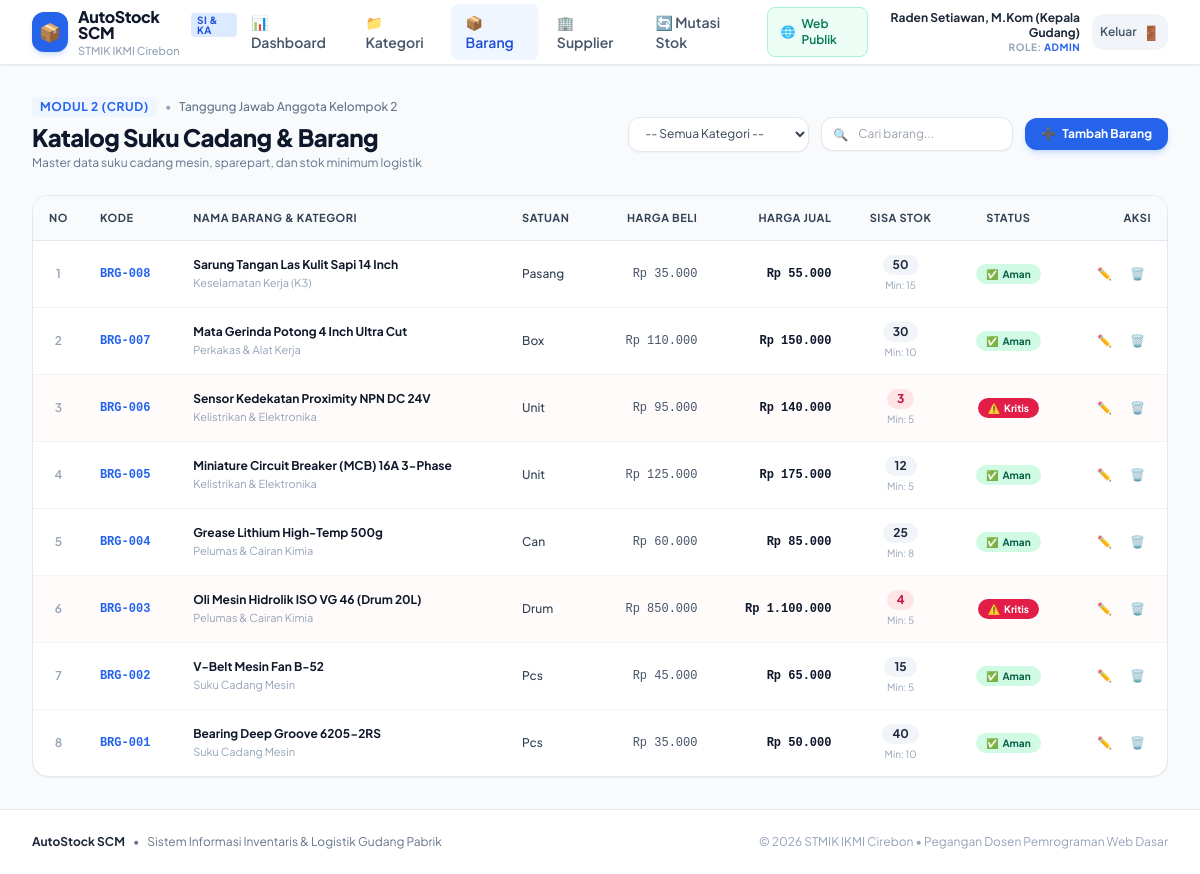
Page /modul/barang/index.php (signed in) on the committed database.
### tables this page shows
CREATE TABLE `barang` (
  `id` INT AUTO_INCREMENT PRIMARY KEY,
  `kode_barang` VARCHAR(20) NOT NULL UNIQUE,
  `kategori_id` INT NOT NULL,
  `nama_barang` VARCHAR(100) NOT NULL,
  `satuan` VARCHAR(30) NOT NULL,
  `harga_beli` DECIMAL(12,2) NOT NULL DEFAULT 0.00,
  `harga_jual` DECIMAL(12,2) NOT NULL DEFAULT 0.00,
  `stok` INT NOT NULL DEFAULT 0,
  `stok_min` INT NOT NULL DEFAULT 5,
  `created_at` TIMESTAMP DEFAULT CURRENT_TIMESTAMP,
  FOREIGN KEY (`kategori_id`) REFERENCES `kategori`(`id`) ON DELETE RESTRICT
);

CREATE TABLE `kategori` (
  `id` INT AUTO_INCREMENT PRIMARY KEY,
  `kode_kategori` VARCHAR(20) NOT NULL UNIQUE,
  `nama_kategori` VARCHAR(100) NOT NULL,
  `keterangan` VARCHAR(255) NULL,
  `created_at` TIMESTAMP DEFAULT CURRENT_TIMESTAMP
);

### modul/barang/index.php (the view, shortened to what this page needs)
<?php
require_once __DIR__ . '/../../layout/header.php';
$db = getDB();
$query = "SELECT b.*, k.nama_kategori
          FROM barang b
          JOIN kategori k ON b.kategori_id = k.id ";
$params = [];
$query .= " ORDER BY b.id DESC";
$stmt = $db->prepare($query);
$stmt->execute($params);
$barangList = $stmt->fetchAll();
?>
<div class="flex flex-col sm:flex-row items-start sm:items-center justify-between gap-4 mb-6">
  <div>
    <div class="flex items-center gap-2">
      <span class="text-xs font-bold uppercase tracking-wider text-blue-600 bg-blue-50 px-2 py-0.5 rounded">Modul 2 (CRUD)</span>
      <span class="text-xs text-slate-400">&bull;</span>
      <span class="text-xs text-slate-500 font-medium">Tanggung Jawab Anggota Kelompok 2</span>
    </div>
    <h1 class="text-2xl font-black text-slate-900 tracking-tight mt-1">Katalog Suku Cadang & Barang</h1>
    <p class="text-xs text-slate-500 mt-0.5">Master data suku cadang mesin, sparepart, dan stok minimum logistik</p>
  </div>
  <div class="flex flex-wrap items-center gap-3 w-full sm:w-auto">
    <form method="GET" class="flex items-center">
      <select name="kategori_id" onchange="this.form.submit()"
              class="px-3 py-2 text-xs bg-white border border-slate-200 rounded-xl focus:outline-none focus:ring-2 focus:ring-blue-500 shadow-sm text-slate-700">
        <option value="0">-- Semua Kategori --</option>
      </select>
    </form>
    <div class="relative flex-1 sm:w-48">
      <input type="text" id="searchBarang" placeholder="Cari barang..."
             class="w-full pl-9 pr-4 py-2 text-xs bg-white border border-slate-200 rounded-xl focus:outline-none focus:ring-2 focus:ring-blue-500 transition shadow-sm">
      <span class="absolute left-3 top-2.5 text-slate-400 text-xs">🔍</span>
    </div>
    <a href="<?= BASE_URL ?>/modul/barang/tambah.php"
       class="bg-blue-600 hover:bg-blue-700 text-white font-bold px-4 py-2 rounded-xl text-xs shadow-md shadow-blue-500/20 transition flex items-center gap-1.5 whitespace-nowrap">
      <span>➕</span> Tambah Barang
    </a>
  </div>
</div>
<div class="bg-white rounded-2xl border border-slate-200 shadow-sm overflow-hidden">
  <div class="overflow-x-auto">
    <table class="w-full text-left text-xs text-slate-600" id="tableBarang">
      <thead class="bg-slate-50 text-slate-700 uppercase font-bold text-[11px] tracking-wider border-b border-slate-200">
        <tr>
          <th class="py-3.5 px-4 w-10 text-center">No</th>
          <th class="py-3.5 px-4">Kode</th>
          <th class="py-3.5 px-4">Nama Barang & Kategori</th>
          <th class="py-3.5 px-4">Satuan</th>
          <th class="py-3.5 px-4 text-right">Harga Beli</th>
          <th class="py-3.5 px-4 text-right">Harga Jual</th>
          <th class="py-3.5 px-4 text-center">Sisa Stok</th>
          <th class="py-3.5 px-4 text-center">Status</th>
          <th class="py-3.5 px-4 text-right">Aksi</th>
        </tr>
      </thead>
      <tbody class="divide-y divide-slate-100">
        <?php if (empty($barangList)): ?>
          <tr>
            <td colspan="9" class="py-8 text-center text-slate-400">Tidak ada data barang yang sesuai kriteria pencarian.</td>
          </tr>
        <?php else: ?>
          <?php $no = 1; foreach ($barangList as $b): ?>
            <?php
              $isKritis = $b['stok'] <= $b['stok_min'];
            ?>
            <tr class="hover:bg-slate-50/80 transition <?= $isKritis ? 'bg-rose-50/30' : '' ?>">
              <td class="py-3.5 px-4 text-center font-semibold text-slate-400"><?= $no++ ?></td>
              <td class="py-3.5 px-4 font-mono font-bold text-blue-600"><?= htmlspecialchars($b['kode_barang']) ?></td>
              <td class="py-3.5 px-4">
                <div class="font-bold text-slate-900"><?= htmlspecialchars($b['nama_barang']) ?></div>
                <div class="text-[11px] text-slate-400 mt-0.5"><?= htmlspecialchars($b['nama_kategori']) ?></div>
              </td>
              <td class="py-3.5 px-4 font-medium text-slate-700"><?= htmlspecialchars($b['satuan']) ?></td>
              <td class="py-3.5 px-4 text-right font-mono">Rp <?= number_format($b['harga_beli'], 0, ',', '.') ?></td>
              <td class="py-3.5 px-4 text-right font-mono font-bold text-slate-900">Rp <?= number_format($b['harga_jual'], 0, ',', '.') ?></td>
              <td class="py-3.5 px-4 text-center">
                <span class="inline-block px-2.5 py-0.5 rounded-full text-xs font-bold <?= $isKritis ? 'bg-rose-100 text-rose-700' : 'bg-slate-100 text-slate-800' ?>">
                  <?= $b['stok'] ?>
                </span>
                <span class="text-[10px] text-slate-400 block mt-0.5">Min: <?= $b['stok_min'] ?></span>
              </td>
              <td class="py-3.5 px-4 text-center">
                <?php if ($isKritis): ?>
                  <span class="inline-flex items-center gap-1 px-2.5 py-0.5 rounded-full text-[10px] font-bold bg-rose-600 text-white">
                    <span>⚠️</span> Kritis
                  </span>
                <?php else: ?>
                  <span class="inline-flex items-center gap-1 px-2.5 py-0.5 rounded-full text-[10px] font-bold bg-emerald-100 text-emerald-800">
                    <span>✅</span> Aman
                  </span>
                <?php endif; ?>
              </td>
              <td class="py-3.5 px-4 text-right">
                <div class="inline-flex items-center gap-1.5">
                  <a href="<?= BASE_URL ?>/modul/barang/edit.php?id=<?= $b['id'] ?>"
                     class="p-1.5 rounded-lg text-slate-500 hover:text-blue-600 hover:bg-blue-50 transition" title="Ubah Data">
                    ✏️
                  </a>
                  <a href="<?= BASE_URL ?>/modul/barang/hapus.php?id=<?= $b['id'] ?>"
                     onclick="return confirm('Apakah Anda yakin ingin menghapus barang: <?= htmlspecialchars($b['nama_barang']) ?>?')"
                     class="p-1.5 rounded-lg text-slate-500 hover:text-rose-600 hover:bg-rose-50 transition" title="Hapus Data">
                    🗑️
                  </a>
                </div>
              </td>
            </tr>
          <?php endforeach; ?>
        <?php endif; ?>
      </tbody>
    </table>
  </div>
</div>
<?php require_once __DIR__ . '/../../layout/footer.php'; ?>

### layout/header.php (style rules this page uses)
body { font-family: 'Plus Jakarta Sans', sans-serif; }

### rows in the picture
barang: kode_barang "BRG-008", nama_barang "Sarung Tangan Las Kulit Sapi 14 Inch", kategori.nama_kategori "Keselamatan Kerja (K3)", satuan "Pasang", harga_beli "35.000", harga_jual "55.000", stok "50", stok_min "15", shows "Aman"
barang: kode_barang "BRG-007", nama_barang "Mata Gerinda Potong 4 Inch Ultra Cut", kategori.nama_kategori "Perkakas & Alat Kerja", satuan "Box", harga_beli "110.000", harga_jual "150.000", stok "30", stok_min "10", shows "Aman"
barang: kode_barang "BRG-006", nama_barang "Sensor Kedekatan Proximity NPN DC 24V", kategori.nama_kategori "Kelistrikan & Elektronika", satuan "Unit", harga_beli "95.000", harga_jual "140.000", stok "3", stok_min "5", shows "Kritis"
barang: kode_barang "BRG-005", nama_barang "Miniature Circuit Breaker (MCB) 16A 3-Phase", kategori.nama_kategori "Kelistrikan & Elektronika", satuan "Unit", harga_beli "125.000", harga_jual "175.000", stok "12", stok_min "5", shows "Aman"
barang: kode_barang "BRG-004", nama_barang "Grease Lithium High-Temp 500g", kategori.nama_kategori "Pelumas & Cairan Kimia", satuan "Can", harga_beli "60.000", harga_jual "85.000", stok "25", stok_min "8", shows "Aman"
barang: kode_barang "BRG-003", nama_barang "Oli Mesin Hidrolik ISO VG 46 (Drum 20L)", kategori.nama_kategori "Pelumas & Cairan Kimia", satuan "Drum", harga_beli "850.000", harga_jual "1.100.000", stok "4", stok_min "5", shows "Kritis"
barang: kode_barang "BRG-002", nama_barang "V-Belt Mesin Fan B-52", kategori.nama_kategori "Suku Cadang Mesin", satuan "Pcs", harga_beli "45.000", harga_jual "65.000", stok "15", stok_min "5", shows "Aman"
barang: kode_barang "BRG-001", nama_barang "Bearing Deep Groove 6205-2RS", kategori.nama_kategori "Suku Cadang Mesin", satuan "Pcs", harga_beli "35.000", harga_jual "50.000", stok "40", stok_min "10", shows "Aman"

### other values in the picture
APP_NAME "AutoStock SCM"
CAMPUS_NAME "STMIK IKMI Cirebon"
$currentUser['nama'] "Raden Setiawan, M.Kom (Kepala Gudang)"
$currentUser['role'] "ADMIN"
APP_TITLE "Sistem Informasi Inventaris & Logistik Gudang Pabrik"
